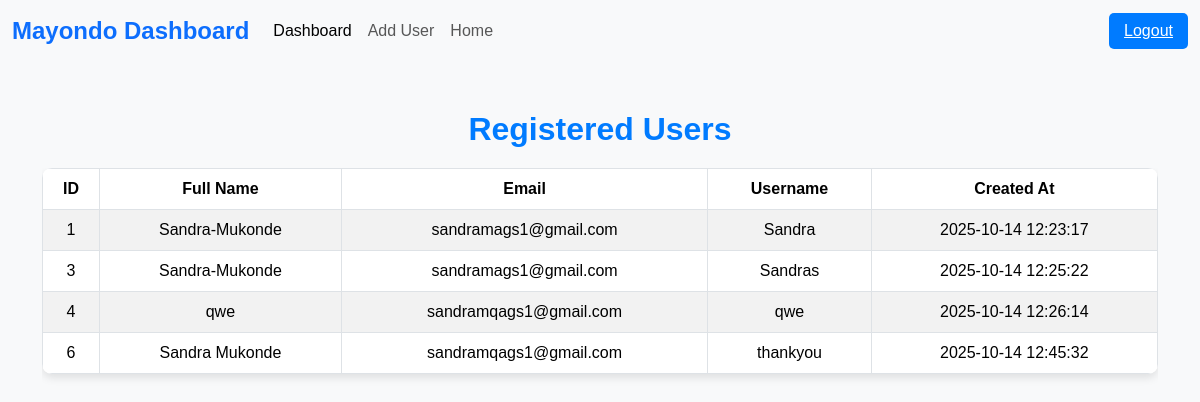
/dashboard.php (signed in), run on the app's committed database.
### tables this page shows
CREATE TABLE `users` (
  `id` int(11) NOT NULL,
  `fullname` varchar(100) NOT NULL,
  `email` varchar(100) NOT NULL,
  `username` varchar(50) NOT NULL,
  `password` varchar(255) NOT NULL,
  `created_at` timestamp NOT NULL DEFAULT current_timestamp()
);

### dashboard.php (the view, shortened to what this page needs)
<?php
$conn = new mysqli("localhost", "root", "", "sandra");
$sql = "SELECT id, fullname, email, username, created_at FROM users";
$result = $conn->query($sql);
?>
<!DOCTYPE html>
<html lang="en">
<head>
  <link href="https://cdn.jsdelivr.net/npm/bootstrap@5.3.8/dist/css/bootstrap.min.css" rel="stylesheet" />
</head>
<body>
  <nav class="navbar navbar-expand-lg bg-body-tertiary">
    <div class="container-fluid">
      <a class="navbar-brand text-primary" href="#">Mayondo Dashboard</a>
      <div class="collapse navbar-collapse" id="navbarNav">
        <ul class="navbar-nav me-auto">
          <li class="nav-item"><a class="nav-link active" href="dashboard.php">Dashboard</a></li>
          <li class="nav-item"><a class="nav-link" href="signup.html">Add User</a></li>
          <li class="nav-item"><a class="nav-link" href="index.html">Home</a></li>
        </ul>
        <a href="logout.php" class="logout-btn">Logout</a>
      </div>
    </div>
  </nav>
  <div class="container mt-5">
    <h2>Registered Users</h2>
    <div class="table-responsive">
      <table class="table table-striped table-bordered align-middle">
        <thead>
          <tr>
            <th>ID</th>
            <th>Full Name</th>
            <th>Email</th>
            <th>Username</th>
            <th>Created At</th>
          </tr>
        </thead>
        <tbody>
          <?php
          if ($result && $result->num_rows > 0) {
              while ($row = $result->fetch_assoc()) {
                  echo "<tr>
                          <td>{$row['id']}</td>
                          <td>{$row['fullname']}</td>
                          <td>{$row['email']}</td>
                          <td>{$row['username']}</td>
                          <td>{$row['created_at']}</td>
                        </tr>";
              }
          } else {
              echo "<tr><td colspan='5' class='text-center text-danger fw-bold'>No users found!</td></tr>";
          }
          ?>
        </tbody>
      </table>
    </div>
  </div>
</body>
</html>

### dashboard.php (style rules this page uses)
body { background-color: #f8f9fa; font-family: "Poppins", sans-serif; }
h2 { color: #007bff; font-weight: bold; text-align: center; margin-bottom: 20px; }
table { background-color: #ffffff; border-radius: 10px; overflow: hidden; box-shadow: 0 4px 8px rgba(0,0,0,0.1); }
th { background-color: #007bff; color: #fff; font-weight: 600; text-align: center; }
td { text-align: center; vertical-align: middle; }
.navbar-brand { font-size: 1.5rem; font-weight: bold; }
.logout-btn { background-color: #007bff; color: white; border: none; padding: 6px 15px; border-radius: 5px; transition: 0.3s; }

### data on the page
users: id "1", fullname "Sandra-Mukonde", email "sandramags1@gmail.com", username "Sandra", created_at "2025-10-14 12:23:17"
users: id "3", fullname "Sandra-Mukonde", email "sandramags1@gmail.com", username "Sandras", created_at "2025-10-14 12:25:22"
users: id "4", fullname "qwe", email "sandramqags1@gmail.com", username "qwe", created_at "2025-10-14 12:26:14"
users: id "6", fullname "Sandra Mukonde", email "sandramqags1@gmail.com", username "thankyou", created_at "2025-10-14 12:45:32"
